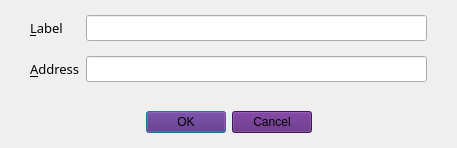
<?xml version="1.0" encoding="UTF-8"?>
<ui version="4.0">
 <class>EditAddressDialog</class>
 <widget class="QDialog" name="EditAddressDialog">
  <property name="geometry">
   <rect>
    <x>0</x>
    <y>0</y>
    <width>457</width>
    <height>148</height>
   </rect>
  </property>
  <property name="font">
   <font>
    <family>Source Sans Pro</family>
    <pointsize>10</pointsize>
   </font>
  </property>
  <property name="windowTitle">
   <string>Edit Address</string>
  </property>
  <layout class="QVBoxLayout" name="verticalLayout">
   <property name="leftMargin">
    <number>0</number>
   </property>
   <property name="topMargin">
    <number>15</number>
   </property>
   <property name="rightMargin">
    <number>0</number>
   </property>
   <property name="bottomMargin">
    <number>0</number>
   </property>
   <item>
    <layout class="QFormLayout" name="formLayout">
     <property name="fieldGrowthPolicy">
      <enum>QFormLayout::AllNonFixedFieldsGrow</enum>
     </property>
     <property name="verticalSpacing">
      <number>15</number>
     </property>
     <property name="leftMargin">
      <number>30</number>
     </property>
     <property name="rightMargin">
      <number>30</number>
     </property>
     <item row="0" column="0">
      <widget class="QLabel" name="label">
       <property name="text">
        <string>&amp;Label</string>
       </property>
       <property name="buddy">
        <cstring>labelEdit</cstring>
       </property>
      </widget>
     </item>
     <item row="0" column="1">
      <widget class="QLineEdit" name="labelEdit">
       <property name="toolTip">
        <string>The label associated with this address list entry</string>
       </property>
      </widget>
     </item>
     <item row="1" column="0">
      <widget class="QLabel" name="label_2">
       <property name="text">
        <string>&amp;Address</string>
       </property>
       <property name="buddy">
        <cstring>addressEdit</cstring>
       </property>
      </widget>
     </item>
     <item row="1" column="1">
      <widget class="QValidatedLineEdit" name="addressEdit">
       <property name="toolTip">
        <string>The address associated with this address list entry. This can only be modified for sending addresses.</string>
       </property>
      </widget>
     </item>
    </layout>
   </item>
   <item>
    <spacer name="verticalSpacer">
     <property name="orientation">
      <enum>Qt::Vertical</enum>
     </property>
     <property name="sizeHint" stdset="0">
      <size>
       <width>20</width>
       <height>40</height>
      </size>
     </property>
    </spacer>
   </item>
   <item>
    <widget class="QWidget" name="buttonsContainerWhite" native="true">
     <layout class="QHBoxLayout" name="horizontalLayout">
      <property name="leftMargin">
       <number>30</number>
      </property>
      <property name="topMargin">
       <number>15</number>
      </property>
      <property name="rightMargin">
       <number>30</number>
      </property>
      <property name="bottomMargin">
       <number>15</number>
      </property>
      <item>
       <widget class="QDialogButtonBox" name="buttonBox">
        <property name="font">
         <font>
          <family>Source Sans Pro</family>
          <pointsize>10</pointsize>
         </font>
        </property>
        <property name="styleSheet">
         <string notr="true">background-color: #581F78;
opacity: 97%;</string>
        </property>
        <property name="orientation">
         <enum>Qt::Horizontal</enum>
        </property>
        <property name="standardButtons">
         <set>QDialogButtonBox::Cancel|QDialogButtonBox::Ok</set>
        </property>
        <property name="centerButtons">
         <bool>true</bool>
        </property>
       </widget>
      </item>
     </layout>
    </widget>
   </item>
  </layout>
 </widget>
 <customwidgets>
  <customwidget>
   <class>QValidatedLineEdit</class>
   <extends>QLineEdit</extends>
   <header>qvalidatedlineedit.h</header>
  </customwidget>
 </customwidgets>
 <resources/>
 <connections>
  <connection>
   <sender>buttonBox</sender>
   <signal>accepted()</signal>
   <receiver>EditAddressDialog</receiver>
   <slot>accept()</slot>
   <hints>
    <hint type="sourcelabel">
     <x>20</x>
     <y>20</y>
    </hint>
    <hint type="destinationlabel">
     <x>20</x>
     <y>20</y>
    </hint>
   </hints>
  </connection>
  <connection>
   <sender>buttonBox</sender>
   <signal>rejected()</signal>
   <receiver>EditAddressDialog</receiver>
   <slot>reject()</slot>
   <hints>
    <hint type="sourcelabel">
     <x>20</x>
     <y>20</y>
    </hint>
    <hint type="destinationlabel">
     <x>20</x>
     <y>20</y>
    </hint>
   </hints>
  </connection>
 </connections>
</ui>
